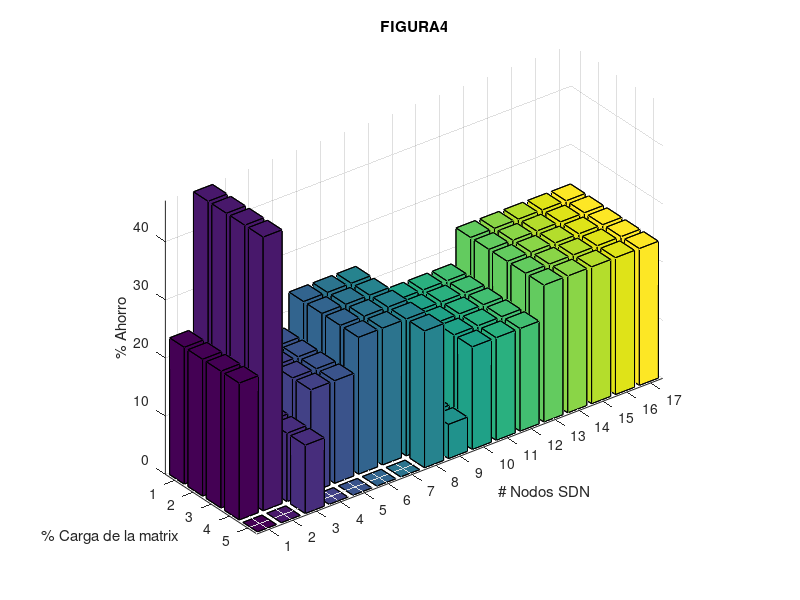
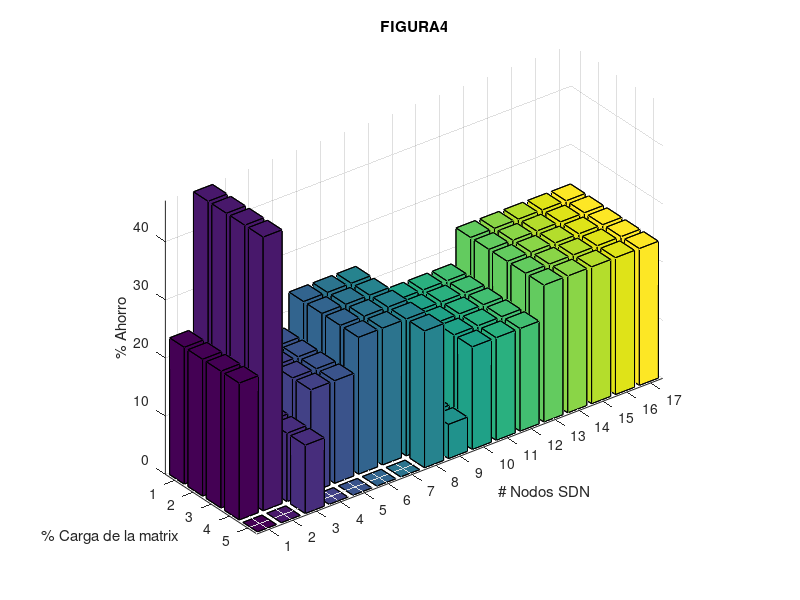

The MATLAB script that drew these images, in order:
load SimulationResults.csv
    
%FIGURE 4
Z = zeros(5,17);
for i = 1:270
    x = SimulationResults(i, 1);
    y = SimulationResults(i, 3);
    offNodes = SimulationResults(i, 11);
    z = offNodes/17;
    z = z * 100;
    if y > 0
        Z(x, y) = z;
    end
end
    bar3(Z)
    title('FIGURA4')
    xlabel('# Nodos SDN')
    ylabel('% Carga de la matrix')
    zlabel('% Ahorro')
    
    savefig('figure4.fig')
    saveas(gcf,'figure4','epsc')
